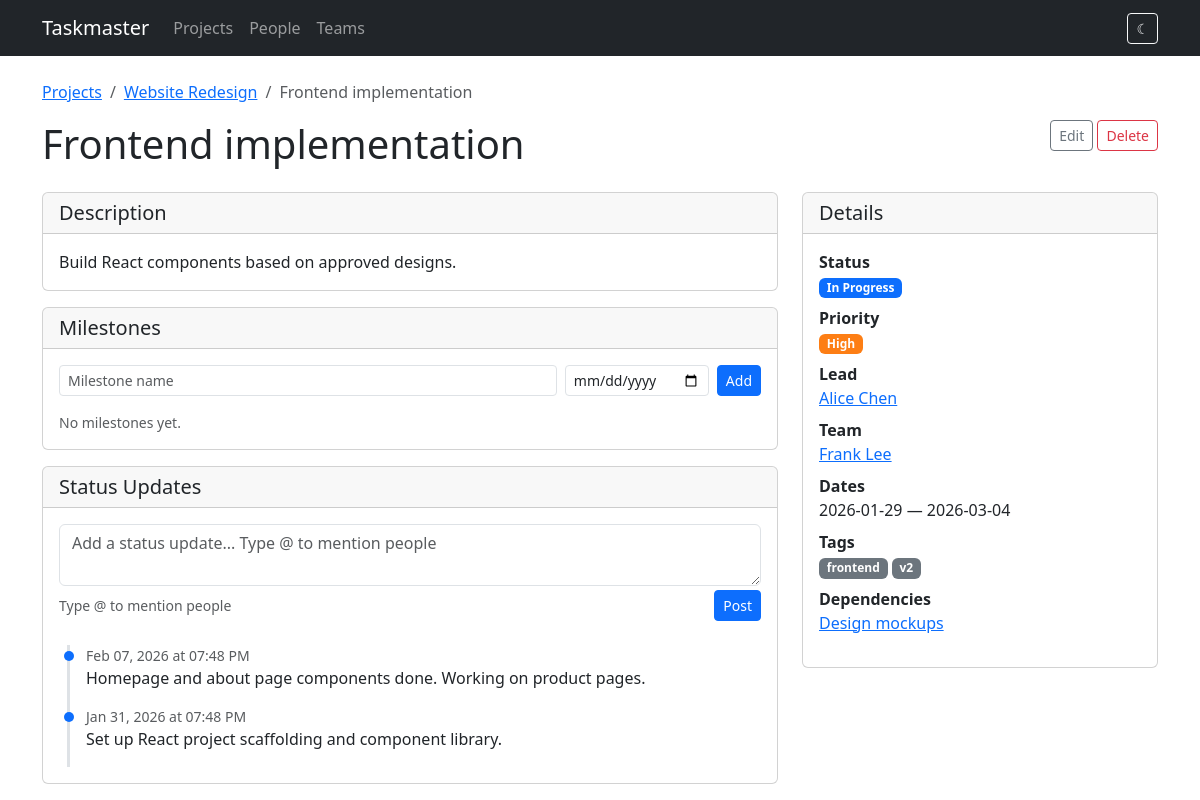
Before: /tasks/2 with the older database file.
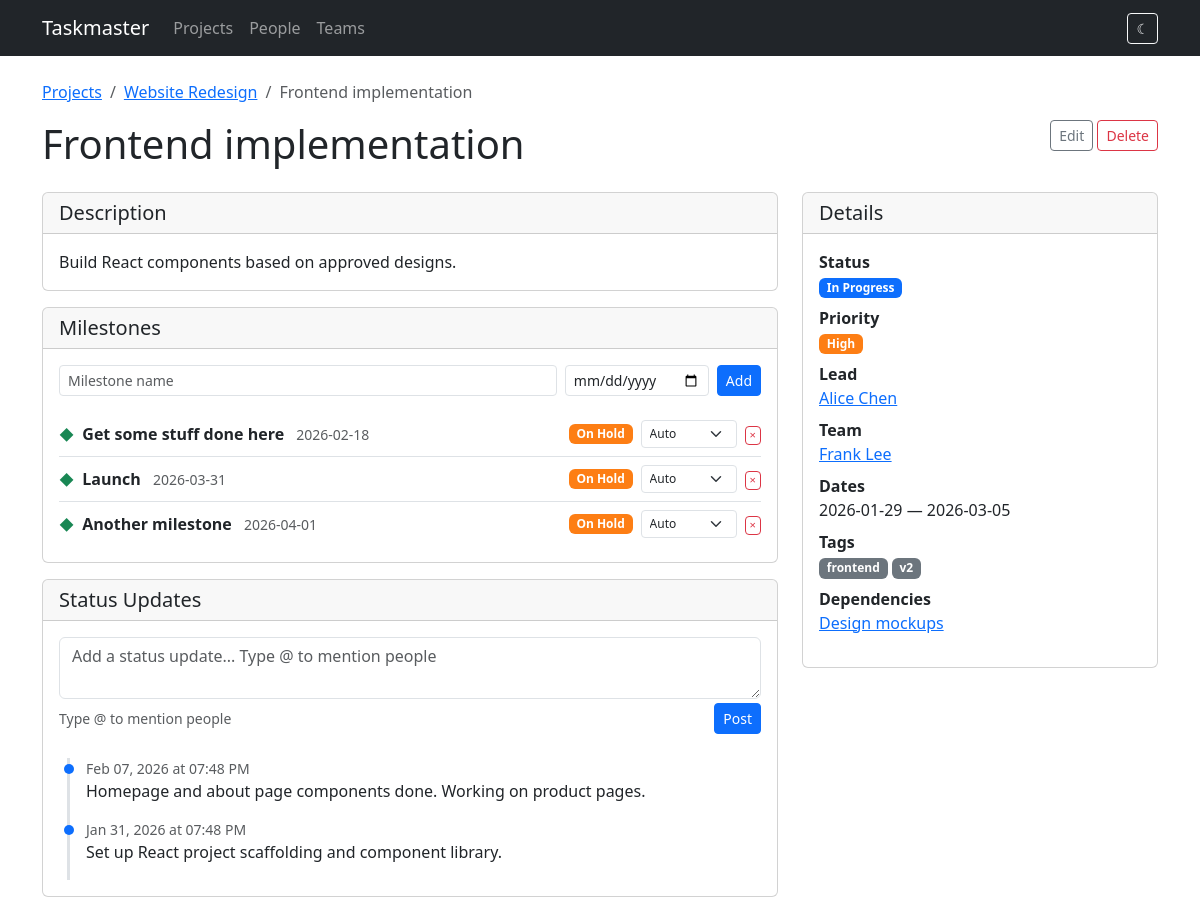
After: the same page with the newer database file.
### models.py (models this page shows, shortened)
class StatusUpdate(db.Model):
    id = db.Column(db.Integer, primary_key=True)
    task_id = db.Column(db.Integer, db.ForeignKey('task.id'), nullable=False)
    content = db.Column(db.Text, nullable=False)
    created_at = db.Column(db.DateTime, default=datetime.utcnow)
    mentions = db.relationship('Person', secondary=status_update_mentions,
                               backref=db.backref('mentioned_in', lazy=True))

class Person(db.Model):
    id = db.Column(db.Integer, primary_key=True)
    name = db.Column(db.String(120), nullable=False)
    email = db.Column(db.String(120))
    team_id = db.Column(db.Integer, db.ForeignKey('team.id'))
    assignments = db.relationship('TaskAssignment', backref='person', lazy=True)

class Task(db.Model):
    id = db.Column(db.Integer, primary_key=True)
    title = db.Column(db.String(200), nullable=False)
    description = db.Column(db.Text)
    project_id = db.Column(db.Integer, db.ForeignKey('project.id'), nullable=False)
    start_date = db.Column(db.Date, nullable=False)
    end_date = db.Column(db.Date, nullable=False)
    status = db.Column(db.String(20), default='todo')  # todo, in_progress, done
    priority = db.Column(db.String(20), default='medium')  # low, medium, high, critical
    assignments = db.relationship('TaskAssignment', backref='task', lazy=True,
                                   cascade='all, delete-orphan')
    tags = db.relationship('Tag', secondary=task_tags, backref=db.backref('tasks', lazy=True))
    milestones = db.relationship('Milestone', backref='task', lazy=True,
                                 order_by='Milestone.date', cascade='all, delete-orphan')
    status_updates = db.relationship('StatusUpdate', backref='task', lazy=True,
                                     order_by='StatusUpdate.created_at.desc()',
                                     cascade='all, delete-orphan')
    dependencies = db.relationship(
        'Task',
        secondary='task_dependency',
        primaryjoin='Task.id == TaskDependency.task_id',
        secondaryjoin='Task.id == TaskDependency.depends_on_id',
        backref=db.backref('dependents', lazy=True),
        lazy=True,
    )
    @property
    def lead(self):
        for a in self.assignments:
            if a.is_lead:
                return a.person
        return None
    @property
    def assignees(self):
        return [a.person for a in self.assignments]

class Tag(db.Model):
    id = db.Column(db.Integer, primary_key=True)
    name = db.Column(db.String(50), unique=True, nullable=False)

class Milestone(db.Model):
    id = db.Column(db.Integer, primary_key=True)
    task_id = db.Column(db.Integer, db.ForeignKey('task.id'), nullable=False)
    name = db.Column(db.String(200), nullable=False)
    date = db.Column(db.Date, nullable=False)
    status_override = db.Column(db.String(20), nullable=True)  # on_track, delayed, on_hold
    @property
    def computed_status(self):
        if self.status_override:
            return self.status_override
        today = date.today()
        if self.task.project.status == 'on_hold':
            return 'on_hold'
        if self.date < today and self.task.status != 'done':
            return 'delayed'
        return 'on_track'

class Project(db.Model):
    id = db.Column(db.Integer, primary_key=True)
    name = db.Column(db.String(200), nullable=False)
    description = db.Column(db.Text)
    start_date = db.Column(db.Date)
    end_date = db.Column(db.Date)
    status = db.Column(db.String(20), default='active')  # active, completed, on_hold
    tasks = db.relationship('Task', backref='project', lazy=True, cascade='all, delete-orphan')

### routes/tasks.py (the view)
@bp.route('/tasks/<int:id>')
def detail(id):
    task = Task.query.get_or_404(id)
    return render_template('tasks/detail.html', task=task)

### templates/tasks/detail.html (shortened to what the changed rows need)
{% extends "base.html" %}
{% block content %}
<nav aria-label="breadcrumb" class="mb-3">
    <ol class="breadcrumb">
        <li class="breadcrumb-item"><a href="{{ url_for('projects.list_projects') }}">Projects</a></li>
        <li class="breadcrumb-item"><a href="{{ url_for('projects.detail', id=task.project.id) }}">{{ task.project.name }}</a></li>
        <li class="breadcrumb-item active">{{ task.title }}</li>
    </ol>
</nav>
<div class="d-flex justify-content-between align-items-start mb-3">
    <h1>{{ task.title }}</h1>
    <div>
        <a href="{{ url_for('tasks.edit_task', id=task.id) }}" class="btn btn-outline-secondary btn-sm">Edit</a>
        <form method="post" action="{{ url_for('tasks.delete_task', id=task.id) }}" class="d-inline"
              onsubmit="return confirm('Delete this task?')">
        </form>
    </div>
</div>
<div class="row g-4">
    <div class="col-md-8">
        {% if task.description %}
        <div class="card mb-3">
            <div class="card-header"><h5 class="mb-0">Description</h5></div>
            <div class="card-body">{{ task.description }}</div>
        </div>
        {% endif %}
        <div class="card mb-3">
            <div class="card-body">
                <form method="post" action="{{ url_for('tasks.add_milestone', id=task.id) }}" class="mb-3">
                    <div class="row g-2 align-items-end">
                    </div>
                </form>
                {% if task.milestones %}
                <div class="list-group list-group-flush">
                    {% for ms in task.milestones %}
                    <div class="list-group-item d-flex justify-content-between align-items-center px-0">
                        <div>
                            <span class="milestone-diamond me-1">&#9670;</span>
                            <strong>{{ ms.name }}</strong>
                            <span class="text-muted small ms-2">{{ ms.date }}</span>
                        </div>
                        <div class="d-flex align-items-center gap-2">
                            <span class="badge milestone-{{ ms.computed_status }}">{{ ms.computed_status | replace('_', ' ') | title }}</span>
                            <form method="post" action="{{ url_for('tasks.update_milestone_status', id=ms.id) }}" class="d-inline">
                                <select name="status_override" class="form-select form-select-sm" style="width:auto; font-size:0.75rem;" onchange="this.form.submit()">
                                    <option value="" {{ 'selected' if not ms.status_override else '' }}>Auto</option>
                                </select>
                            </form>
                            <form method="post" action="{{ url_for('tasks.delete_milestone', id=ms.id) }}" class="d-inline"
                                  onsubmit="return confirm('Delete this milestone?')">
                                <button type="submit" class="btn btn-outline-danger btn-sm py-0 px-1" style="font-size:0.7rem;">&times;</button>
                            </form>
                        </div>
                    </div>
                    {% endfor %}
                </div>
                {% else %}
                <p class="text-muted mb-0 small">No milestones yet.</p>
                {% endif %}
            </div>
        </div>
        <div class="card">
            <div class="card-body">
                {% if task.status_updates %}
                <div class="status-timeline">
                    {% for update in task.status_updates %}
                    <div class="update-item">
                        <div class="text-muted small">{{ update.created_at.strftime('%b %d, %Y at %I:%M %p') }}</div>
                        <div>{{ update.content|render_mentions }}</div>
                    </div>
                    {% endfor %}
                </div>
                {% else %}
                <p class="text-muted mb-0">No status updates yet.</p>
                {% endif %}
            </div>
        </div>
    </div>
    <div class="col-md-4">
        <div class="card">
            <div class="card-body">
                <dl>
                    <dt>Status</dt>
                    <dd><span class="badge badge-{{ task.status }}">{{ task.status | replace('_', ' ') | title }}</span></dd>
                    <dt>Priority</dt>
                    <dd><span class="badge badge-{{ task.priority }}">{{ task.priority | title }}</span></dd>
                    <dt>Lead</dt>
                    <dd>
                        {% if task.lead %}
                        <a href="{{ url_for('people.detail', id=task.lead.id) }}">{{ task.lead.name }}</a>
                        {% else %}
                        <span class="text-muted">No lead</span>
                        {% endif %}
                    </dd>
                    <dt>Team</dt>
                    <dd>
                        {% for person in task.assignees %}
                            {% if not task.lead or person.id != task.lead.id %}
                            <a href="{{ url_for('people.detail', id=person.id) }}" class="d-block">{{ person.name }}</a>
                            {% endif %}
                        {% else %}
                        <span class="text-muted">No members</span>
                        {% endfor %}
                    </dd>
                    <dt>Dates</dt>
                    <dd>{{ task.start_date }} &mdash; {{ task.end_date }}</dd>
                    <dt>Tags</dt>
                    <dd>
                        {% for tag in task.tags %}
                        <span class="badge bg-secondary">{{ tag.name }}</span>
                        {% else %}
                        <span class="text-muted">None</span>
                        {% endfor %}
                    </dd>
                    <dt>Dependencies</dt>
                    <dd>
                        {% for dep in task.dependencies %}
                        <a href="{{ url_for('tasks.detail', id=dep.id) }}" class="d-block">{{ dep.title }}</a>
                        {% else %}
                        <span class="text-muted">None</span>
                        {% endfor %}
                    </dd>
                </dl>
            </div>
        </div>
    </div>
</div>
{% endblock %}

Changed rows visible on the page:
changed Task "Frontend implementation": end_date "2026-03-04" → "2026-03-05"
added Milestone: name "Get some stuff done here", date "2026-02-18", computed_status "On Hold"
added Milestone: name "Launch", date "2026-03-31", computed_status "On Hold"
added Milestone: name "Another milestone", date "2026-04-01", computed_status "On Hold"
Other visible differences:
text no longer shown: "No milestones yet."
